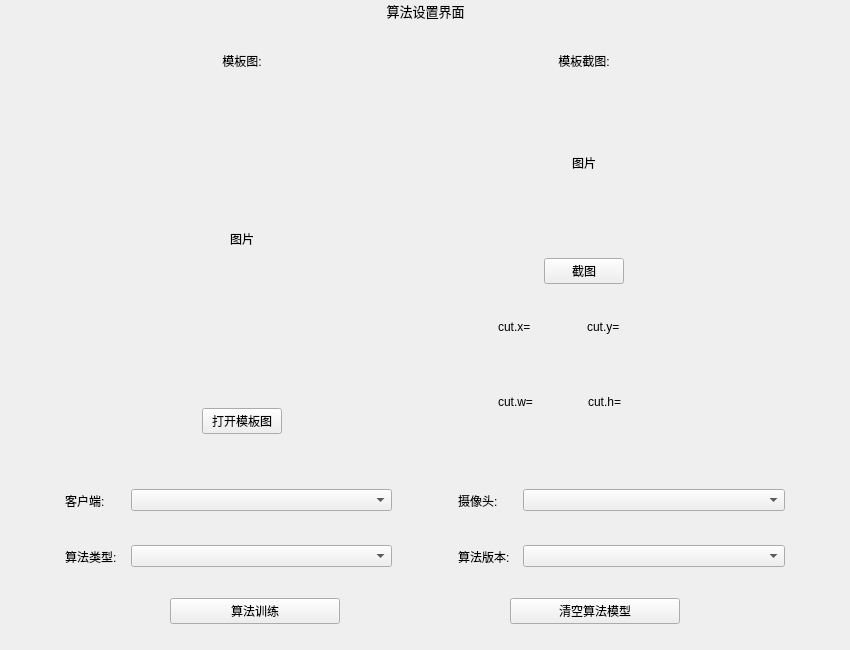
<?xml version="1.0" encoding="UTF-8"?>
<ui version="4.0">
 <class>ui_algorithm_setting</class>
 <widget class="QMainWindow" name="ui_algorithm_setting">
  <property name="geometry">
   <rect>
    <x>0</x>
    <y>0</y>
    <width>850</width>
    <height>650</height>
   </rect>
  </property>
  <property name="windowTitle">
   <string>指示灯识别监控系统</string>
  </property>
  <widget class="QWidget" name="centralwidget">
   <layout class="QVBoxLayout" name="verticalLayout_5" stretch="1,1,20,1,8">
    <property name="spacing">
     <number>0</number>
    </property>
    <property name="leftMargin">
     <number>0</number>
    </property>
    <property name="topMargin">
     <number>0</number>
    </property>
    <property name="rightMargin">
     <number>0</number>
    </property>
    <property name="bottomMargin">
     <number>0</number>
    </property>
    <item>
     <widget class="QWidget" name="ui_algorithm_setting_title_widget" native="true">
      <layout class="QHBoxLayout" name="horizontalLayout" stretch="1,2,1">
       <property name="spacing">
        <number>0</number>
       </property>
       <property name="leftMargin">
        <number>0</number>
       </property>
       <property name="topMargin">
        <number>0</number>
       </property>
       <property name="rightMargin">
        <number>0</number>
       </property>
       <property name="bottomMargin">
        <number>0</number>
       </property>
       <item>
        <spacer name="horizontalSpacer">
         <property name="orientation">
          <enum>Qt::Horizontal</enum>
         </property>
         <property name="sizeHint" stdset="0">
          <size>
           <width>172</width>
           <height>20</height>
          </size>
         </property>
        </spacer>
       </item>
       <item>
        <widget class="QLabel" name="ui_algorithm_setting_title_lab">
         <property name="font">
          <font>
           <pointsize>10</pointsize>
          </font>
         </property>
         <property name="text">
          <string>算法设置界面</string>
         </property>
         <property name="alignment">
          <set>Qt::AlignCenter</set>
         </property>
        </widget>
       </item>
       <item>
        <spacer name="horizontalSpacer_2">
         <property name="orientation">
          <enum>Qt::Horizontal</enum>
         </property>
         <property name="sizeHint" stdset="0">
          <size>
           <width>172</width>
           <height>20</height>
          </size>
         </property>
        </spacer>
       </item>
      </layout>
     </widget>
    </item>
    <item>
     <spacer name="verticalSpacer_7">
      <property name="orientation">
       <enum>Qt::Vertical</enum>
      </property>
      <property name="sizeHint" stdset="0">
       <size>
        <width>20</width>
        <height>18</height>
       </size>
      </property>
     </spacer>
    </item>
    <item>
     <widget class="QWidget" name="ui_algorithm_setting_cut_image_lab" native="true">
      <layout class="QHBoxLayout" name="horizontalLayout_14">
       <item>
        <spacer name="horizontalSpacer_33">
         <property name="orientation">
          <enum>Qt::Horizontal</enum>
         </property>
         <property name="sizeHint" stdset="0">
          <size>
           <width>92</width>
           <height>20</height>
          </size>
         </property>
        </spacer>
       </item>
       <item>
        <widget class="QWidget" name="ui_algorithm_setting_template_show_widget" native="true">
         <layout class="QVBoxLayout" name="verticalLayout" stretch="1,1,20,1,2,1">
          <property name="spacing">
           <number>0</number>
          </property>
          <property name="leftMargin">
           <number>0</number>
          </property>
          <property name="topMargin">
           <number>0</number>
          </property>
          <property name="rightMargin">
           <number>0</number>
          </property>
          <property name="bottomMargin">
           <number>0</number>
          </property>
          <item>
           <widget class="QWidget" name="ui_algorithm_setting_template_title_widget" native="true">
            <layout class="QHBoxLayout" name="horizontalLayout_2" stretch="1,1,1">
             <property name="spacing">
              <number>0</number>
             </property>
             <property name="leftMargin">
              <number>0</number>
             </property>
             <property name="topMargin">
              <number>0</number>
             </property>
             <property name="rightMargin">
              <number>0</number>
             </property>
             <property name="bottomMargin">
              <number>0</number>
             </property>
             <item>
              <spacer name="horizontalSpacer_3">
               <property name="orientation">
                <enum>Qt::Horizontal</enum>
               </property>
               <property name="sizeHint" stdset="0">
                <size>
                 <width>52</width>
                 <height>20</height>
                </size>
               </property>
              </spacer>
             </item>
             <item>
              <widget class="QLabel" name="ui_algorithm_setting_template_title_lab">
               <property name="text">
                <string>模板图:</string>
               </property>
               <property name="alignment">
                <set>Qt::AlignCenter</set>
               </property>
              </widget>
             </item>
             <item>
              <spacer name="horizontalSpacer_4">
               <property name="orientation">
                <enum>Qt::Horizontal</enum>
               </property>
               <property name="sizeHint" stdset="0">
                <size>
                 <width>52</width>
                 <height>20</height>
                </size>
               </property>
              </spacer>
             </item>
            </layout>
           </widget>
          </item>
          <item>
           <spacer name="verticalSpacer_3">
            <property name="orientation">
             <enum>Qt::Vertical</enum>
            </property>
            <property name="sizeHint" stdset="0">
             <size>
              <width>20</width>
              <height>8</height>
             </size>
            </property>
           </spacer>
          </item>
          <item>
           <widget class="QLabel" name="ui_algorithm_setting_template_show_lab">
            <property name="text">
             <string>图片</string>
            </property>
            <property name="alignment">
             <set>Qt::AlignCenter</set>
            </property>
           </widget>
          </item>
          <item>
           <spacer name="verticalSpacer">
            <property name="orientation">
             <enum>Qt::Vertical</enum>
            </property>
            <property name="sizeHint" stdset="0">
             <size>
              <width>20</width>
              <height>8</height>
             </size>
            </property>
           </spacer>
          </item>
          <item>
           <widget class="QWidget" name="ui_algorithm_setting_template_open_widget" native="true">
            <layout class="QHBoxLayout" name="horizontalLayout_3" stretch="1,1,1">
             <property name="spacing">
              <number>0</number>
             </property>
             <property name="leftMargin">
              <number>0</number>
             </property>
             <property name="topMargin">
              <number>0</number>
             </property>
             <property name="rightMargin">
              <number>0</number>
             </property>
             <property name="bottomMargin">
              <number>0</number>
             </property>
             <item>
              <spacer name="horizontalSpacer_5">
               <property name="orientation">
                <enum>Qt::Horizontal</enum>
               </property>
               <property name="sizeHint" stdset="0">
                <size>
                 <width>40</width>
                 <height>20</height>
                </size>
               </property>
              </spacer>
             </item>
             <item>
              <widget class="QPushButton" name="ui_algorithm_setting_template_open_btn">
               <property name="text">
                <string>打开模板图</string>
               </property>
              </widget>
             </item>
             <item>
              <spacer name="horizontalSpacer_6">
               <property name="orientation">
                <enum>Qt::Horizontal</enum>
               </property>
               <property name="sizeHint" stdset="0">
                <size>
                 <width>40</width>
                 <height>20</height>
                </size>
               </property>
              </spacer>
             </item>
            </layout>
           </widget>
          </item>
          <item>
           <spacer name="verticalSpacer_2">
            <property name="orientation">
             <enum>Qt::Vertical</enum>
            </property>
            <property name="sizeHint" stdset="0">
             <size>
              <width>20</width>
              <height>8</height>
             </size>
            </property>
           </spacer>
          </item>
         </layout>
        </widget>
       </item>
       <item>
        <spacer name="horizontalSpacer_34">
         <property name="orientation">
          <enum>Qt::Horizontal</enum>
         </property>
         <property name="sizeHint" stdset="0">
          <size>
           <width>91</width>
           <height>20</height>
          </size>
         </property>
        </spacer>
       </item>
       <item>
        <widget class="QWidget" name="ui_algorithm_setting_template_cut_widget_3" native="true">
         <layout class="QVBoxLayout" name="verticalLayout_3" stretch="10,2,1,2,1">
          <property name="spacing">
           <number>0</number>
          </property>
          <property name="leftMargin">
           <number>0</number>
          </property>
          <property name="topMargin">
           <number>0</number>
          </property>
          <property name="rightMargin">
           <number>0</number>
          </property>
          <property name="bottomMargin">
           <number>0</number>
          </property>
          <item>
           <widget class="QWidget" name="ui_algorithm_setting_template_cut_widget" native="true">
            <layout class="QVBoxLayout" name="verticalLayout_2" stretch="1,1,10,1,2,1">
             <property name="spacing">
              <number>0</number>
             </property>
             <property name="leftMargin">
              <number>0</number>
             </property>
             <property name="topMargin">
              <number>0</number>
             </property>
             <property name="rightMargin">
              <number>0</number>
             </property>
             <property name="bottomMargin">
              <number>0</number>
             </property>
             <item>
              <widget class="QWidget" name="ui_algorithm_setting_template_cut_title_widget" native="true">
               <layout class="QHBoxLayout" name="horizontalLayout_4" stretch="1,1,1">
                <property name="spacing">
                 <number>0</number>
                </property>
                <property name="leftMargin">
                 <number>0</number>
                </property>
                <property name="topMargin">
                 <number>0</number>
                </property>
                <property name="rightMargin">
                 <number>0</number>
                </property>
                <property name="bottomMargin">
                 <number>0</number>
                </property>
                <item>
                 <spacer name="horizontalSpacer_7">
                  <property name="orientation">
                   <enum>Qt::Horizontal</enum>
                  </property>
                  <property name="sizeHint" stdset="0">
                   <size>
                    <width>68</width>
                    <height>20</height>
                   </size>
                  </property>
                 </spacer>
                </item>
                <item>
                 <widget class="QLabel" name="ui_algorithm_setting_template_cut_title_lab">
                  <property name="text">
                   <string>模板截图:</string>
                  </property>
                  <property name="alignment">
                   <set>Qt::AlignCenter</set>
                  </property>
                 </widget>
                </item>
                <item>
                 <spacer name="horizontalSpacer_8">
                  <property name="orientation">
                   <enum>Qt::Horizontal</enum>
                  </property>
                  <property name="sizeHint" stdset="0">
                   <size>
                    <width>68</width>
                    <height>20</height>
                   </size>
                  </property>
                 </spacer>
                </item>
               </layout>
              </widget>
             </item>
             <item>
              <spacer name="verticalSpacer_4">
               <property name="orientation">
                <enum>Qt::Vertical</enum>
               </property>
               <property name="sizeHint" stdset="0">
                <size>
                 <width>20</width>
                 <height>29</height>
                </size>
               </property>
              </spacer>
             </item>
             <item>
              <widget class="QLabel" name="ui_algorithm_setting_template_cut_show_lab">
               <property name="text">
                <string>图片</string>
               </property>
               <property name="alignment">
                <set>Qt::AlignCenter</set>
               </property>
              </widget>
             </item>
             <item>
              <spacer name="verticalSpacer_5">
               <property name="orientation">
                <enum>Qt::Vertical</enum>
               </property>
               <property name="sizeHint" stdset="0">
                <size>
                 <width>20</width>
                 <height>29</height>
                </size>
               </property>
              </spacer>
             </item>
             <item>
              <widget class="QWidget" name="ui_algorithm_setting_template_cut_widget_2" native="true">
               <layout class="QHBoxLayout" name="horizontalLayout_5" stretch="1,1,1">
                <property name="spacing">
                 <number>0</number>
                </property>
                <property name="leftMargin">
                 <number>0</number>
                </property>
                <property name="topMargin">
                 <number>0</number>
                </property>
                <property name="rightMargin">
                 <number>0</number>
                </property>
                <property name="bottomMargin">
                 <number>0</number>
                </property>
                <item>
                 <spacer name="horizontalSpacer_9">
                  <property name="orientation">
                   <enum>Qt::Horizontal</enum>
                  </property>
                  <property name="sizeHint" stdset="0">
                   <size>
                    <width>64</width>
                    <height>20</height>
                   </size>
                  </property>
                 </spacer>
                </item>
                <item>
                 <widget class="QPushButton" name="ui_algorithm_setting_template_cut_btn">
                  <property name="text">
                   <string>截图</string>
                  </property>
                 </widget>
                </item>
                <item>
                 <spacer name="horizontalSpacer_10">
                  <property name="orientation">
                   <enum>Qt::Horizontal</enum>
                  </property>
                  <property name="sizeHint" stdset="0">
                   <size>
                    <width>64</width>
                    <height>20</height>
                   </size>
                  </property>
                 </spacer>
                </item>
               </layout>
              </widget>
             </item>
             <item>
              <spacer name="verticalSpacer_6">
               <property name="orientation">
                <enum>Qt::Vertical</enum>
               </property>
               <property name="sizeHint" stdset="0">
                <size>
                 <width>20</width>
                 <height>29</height>
                </size>
               </property>
              </spacer>
             </item>
            </layout>
           </widget>
          </item>
          <item>
           <widget class="QWidget" name="ui_algorithm_setting_template_cut_parms_widget" native="true">
            <layout class="QHBoxLayout" name="horizontalLayout_6" stretch="0,1,1,0,1,1,0">
             <property name="spacing">
              <number>0</number>
             </property>
             <property name="leftMargin">
              <number>0</number>
             </property>
             <property name="topMargin">
              <number>0</number>
             </property>
             <property name="rightMargin">
              <number>0</number>
             </property>
             <property name="bottomMargin">
              <number>0</number>
             </property>
             <item>
              <spacer name="horizontalSpacer_11">
               <property name="orientation">
                <enum>Qt::Horizontal</enum>
               </property>
               <property name="sizeHint" stdset="0">
                <size>
                 <width>18</width>
                 <height>20</height>
                </size>
               </property>
              </spacer>
             </item>
             <item>
              <widget class="QLabel" name="label">
               <property name="text">
                <string>cut.x=</string>
               </property>
              </widget>
             </item>
             <item>
              <widget class="QLabel" name="ui_algorithm_setting_template_cut_x_lab">
               <property name="text">
                <string/>
               </property>
              </widget>
             </item>
             <item>
              <spacer name="horizontalSpacer_14">
               <property name="orientation">
                <enum>Qt::Horizontal</enum>
               </property>
               <property name="sizeHint" stdset="0">
                <size>
                 <width>28</width>
                 <height>20</height>
                </size>
               </property>
              </spacer>
             </item>
             <item>
              <widget class="QLabel" name="label_2">
               <property name="text">
                <string>cut.y=</string>
               </property>
              </widget>
             </item>
             <item>
              <widget class="QLabel" name="ui_algorithm_setting_template_cut_y_lab">
               <property name="text">
                <string/>
               </property>
              </widget>
             </item>
             <item>
              <spacer name="horizontalSpacer_13">
               <property name="orientation">
                <enum>Qt::Horizontal</enum>
               </property>
               <property name="sizeHint" stdset="0">
                <size>
                 <width>40</width>
                 <height>20</height>
                </size>
               </property>
              </spacer>
             </item>
            </layout>
           </widget>
          </item>
          <item>
           <spacer name="verticalSpacer_9">
            <property name="orientation">
             <enum>Qt::Vertical</enum>
            </property>
            <property name="sizeHint" stdset="0">
             <size>
              <width>18</width>
              <height>16</height>
             </size>
            </property>
           </spacer>
          </item>
          <item>
           <widget class="QWidget" name="ui_algorithm_setting_template_cut_parms_xy_widget" native="true">
            <layout class="QHBoxLayout" name="horizontalLayout_7" stretch="0,1,1,0,1,1,0">
             <property name="spacing">
              <number>0</number>
             </property>
             <property name="leftMargin">
              <number>0</number>
             </property>
             <property name="topMargin">
              <number>0</number>
             </property>
             <property name="rightMargin">
              <number>0</number>
             </property>
             <property name="bottomMargin">
              <number>0</number>
             </property>
             <item>
              <spacer name="horizontalSpacer_12">
               <property name="orientation">
                <enum>Qt::Horizontal</enum>
               </property>
               <property name="sizeHint" stdset="0">
                <size>
                 <width>18</width>
                 <height>20</height>
                </size>
               </property>
              </spacer>
             </item>
             <item>
              <widget class="QLabel" name="label_5">
               <property name="text">
                <string>cut.w=</string>
               </property>
              </widget>
             </item>
             <item>
              <widget class="QLabel" name="ui_algorithm_setting_template_cut_width_lab">
               <property name="text">
                <string/>
               </property>
              </widget>
             </item>
             <item>
              <spacer name="horizontalSpacer_15">
               <property name="orientation">
                <enum>Qt::Horizontal</enum>
               </property>
               <property name="sizeHint" stdset="0">
                <size>
                 <width>28</width>
                 <height>20</height>
                </size>
               </property>
              </spacer>
             </item>
             <item>
              <widget class="QLabel" name="label_7">
               <property name="text">
                <string>cut.h=</string>
               </property>
              </widget>
             </item>
             <item>
              <widget class="QLabel" name="ui_algorithm_setting_template_cut_height_lab">
               <property name="text">
                <string/>
               </property>
              </widget>
             </item>
             <item>
              <spacer name="horizontalSpacer_16">
               <property name="orientation">
                <enum>Qt::Horizontal</enum>
               </property>
               <property name="sizeHint" stdset="0">
                <size>
                 <width>40</width>
                 <height>20</height>
                </size>
               </property>
              </spacer>
             </item>
            </layout>
           </widget>
          </item>
          <item>
           <spacer name="verticalSpacer_10">
            <property name="orientation">
             <enum>Qt::Vertical</enum>
            </property>
            <property name="sizeHint" stdset="0">
             <size>
              <width>18</width>
              <height>16</height>
             </size>
            </property>
           </spacer>
          </item>
         </layout>
        </widget>
       </item>
       <item>
        <spacer name="horizontalSpacer_35">
         <property name="orientation">
          <enum>Qt::Horizontal</enum>
         </property>
         <property name="sizeHint" stdset="0">
          <size>
           <width>92</width>
           <height>20</height>
          </size>
         </property>
        </spacer>
       </item>
      </layout>
     </widget>
    </item>
    <item>
     <spacer name="verticalSpacer_8">
      <property name="orientation">
       <enum>Qt::Vertical</enum>
      </property>
      <property name="sizeHint" stdset="0">
       <size>
        <width>20</width>
        <height>18</height>
       </size>
      </property>
     </spacer>
    </item>
    <item>
     <widget class="QWidget" name="ui_algorithm_setting_device_algorithm_widget" native="true">
      <layout class="QVBoxLayout" name="verticalLayout_4" stretch="2,1,2,1,2,0">
       <property name="spacing">
        <number>0</number>
       </property>
       <property name="leftMargin">
        <number>0</number>
       </property>
       <property name="topMargin">
        <number>0</number>
       </property>
       <property name="rightMargin">
        <number>0</number>
       </property>
       <property name="bottomMargin">
        <number>0</number>
       </property>
       <item>
        <widget class="QWidget" name="ui_algorithm_setting_device_widget" native="true">
         <layout class="QHBoxLayout" name="horizontalLayout_8" stretch="1,1,4,1,1,4,1">
          <property name="spacing">
           <number>0</number>
          </property>
          <property name="leftMargin">
           <number>0</number>
          </property>
          <property name="topMargin">
           <number>0</number>
          </property>
          <property name="rightMargin">
           <number>0</number>
          </property>
          <property name="bottomMargin">
           <number>0</number>
          </property>
          <item>
           <spacer name="horizontalSpacer_19">
            <property name="orientation">
             <enum>Qt::Horizontal</enum>
            </property>
            <property name="sizeHint" stdset="0">
             <size>
              <width>40</width>
              <height>20</height>
             </size>
            </property>
           </spacer>
          </item>
          <item>
           <widget class="QLabel" name="label_3">
            <property name="text">
             <string>客户端:</string>
            </property>
           </widget>
          </item>
          <item>
           <widget class="QComboBox" name="ui_algorithm_setting_client_cmbx"/>
          </item>
          <item>
           <spacer name="horizontalSpacer_18">
            <property name="orientation">
             <enum>Qt::Horizontal</enum>
            </property>
            <property name="sizeHint" stdset="0">
             <size>
              <width>51</width>
              <height>20</height>
             </size>
            </property>
           </spacer>
          </item>
          <item>
           <widget class="QLabel" name="label_4">
            <property name="text">
             <string>摄像头:</string>
            </property>
           </widget>
          </item>
          <item>
           <widget class="QComboBox" name="ui_algorithm_setting_camera_cmbx"/>
          </item>
          <item>
           <spacer name="horizontalSpacer_17">
            <property name="orientation">
             <enum>Qt::Horizontal</enum>
            </property>
            <property name="sizeHint" stdset="0">
             <size>
              <width>51</width>
              <height>20</height>
             </size>
            </property>
           </spacer>
          </item>
         </layout>
        </widget>
       </item>
       <item>
        <spacer name="verticalSpacer_11">
         <property name="orientation">
          <enum>Qt::Vertical</enum>
         </property>
         <property name="sizeHint" stdset="0">
          <size>
           <width>20</width>
           <height>10</height>
          </size>
         </property>
        </spacer>
       </item>
       <item>
        <widget class="QWidget" name="ui_algorithm_setting_algorithm_widget_3" native="true">
         <layout class="QHBoxLayout" name="horizontalLayout_9" stretch="1,1,4,1,1,4,1">
          <property name="spacing">
           <number>0</number>
          </property>
          <property name="leftMargin">
           <number>0</number>
          </property>
          <property name="topMargin">
           <number>0</number>
          </property>
          <property name="rightMargin">
           <number>0</number>
          </property>
          <property name="bottomMargin">
           <number>0</number>
          </property>
          <item>
           <spacer name="horizontalSpacer_20">
            <property name="orientation">
             <enum>Qt::Horizontal</enum>
            </property>
            <property name="sizeHint" stdset="0">
             <size>
              <width>40</width>
              <height>20</height>
             </size>
            </property>
           </spacer>
          </item>
          <item>
           <widget class="QLabel" name="label_6">
            <property name="text">
             <string>算法类型:</string>
            </property>
           </widget>
          </item>
          <item>
           <widget class="QComboBox" name="ui_algorithm_setting_algorithm_type_cmbx"/>
          </item>
          <item>
           <spacer name="horizontalSpacer_21">
            <property name="orientation">
             <enum>Qt::Horizontal</enum>
            </property>
            <property name="sizeHint" stdset="0">
             <size>
              <width>23</width>
              <height>20</height>
             </size>
            </property>
           </spacer>
          </item>
          <item>
           <widget class="QLabel" name="label_8">
            <property name="text">
             <string>算法版本:</string>
            </property>
           </widget>
          </item>
          <item>
           <widget class="QComboBox" name="ui_algorithm_setting_algorithm_version_cmbx"/>
          </item>
          <item>
           <spacer name="horizontalSpacer_22">
            <property name="orientation">
             <enum>Qt::Horizontal</enum>
            </property>
            <property name="sizeHint" stdset="0">
             <size>
              <width>22</width>
              <height>20</height>
             </size>
            </property>
           </spacer>
          </item>
         </layout>
        </widget>
       </item>
       <item>
        <spacer name="verticalSpacer_12">
         <property name="orientation">
          <enum>Qt::Vertical</enum>
         </property>
         <property name="sizeHint" stdset="0">
          <size>
           <width>20</width>
           <height>10</height>
          </size>
         </property>
        </spacer>
       </item>
       <item>
        <widget class="QWidget" name="ui_algorithm_setting_algorithm_widget" native="true">
         <layout class="QHBoxLayout" name="horizontalLayout_10" stretch="2,2,2,2,2">
          <property name="spacing">
           <number>0</number>
          </property>
          <property name="leftMargin">
           <number>0</number>
          </property>
          <property name="topMargin">
           <number>0</number>
          </property>
          <property name="rightMargin">
           <number>0</number>
          </property>
          <property name="bottomMargin">
           <number>0</number>
          </property>
          <item>
           <spacer name="horizontalSpacer_23">
            <property name="orientation">
             <enum>Qt::Horizontal</enum>
            </property>
            <property name="sizeHint" stdset="0">
             <size>
              <width>230</width>
              <height>20</height>
             </size>
            </property>
           </spacer>
          </item>
          <item>
           <widget class="QPushButton" name="ui_algorithm_setting_algorithm_test_btn">
            <property name="text">
             <string>算法训练</string>
            </property>
           </widget>
          </item>
          <item>
           <spacer name="horizontalSpacer_25">
            <property name="orientation">
             <enum>Qt::Horizontal</enum>
            </property>
            <property name="sizeHint" stdset="0">
             <size>
              <width>40</width>
              <height>20</height>
             </size>
            </property>
           </spacer>
          </item>
          <item>
           <widget class="QPushButton" name="ui_algorithm_setting_algorithm_clear_btn">
            <property name="text">
             <string>清空算法模型</string>
            </property>
           </widget>
          </item>
          <item>
           <spacer name="horizontalSpacer_24">
            <property name="orientation">
             <enum>Qt::Horizontal</enum>
            </property>
            <property name="sizeHint" stdset="0">
             <size>
              <width>230</width>
              <height>20</height>
             </size>
            </property>
           </spacer>
          </item>
         </layout>
        </widget>
       </item>
       <item>
        <spacer name="verticalSpacer_16">
         <property name="orientation">
          <enum>Qt::Vertical</enum>
         </property>
         <property name="sizeHint" stdset="0">
          <size>
           <width>20</width>
           <height>20</height>
          </size>
         </property>
        </spacer>
       </item>
      </layout>
     </widget>
    </item>
   </layout>
  </widget>
 </widget>
 <resources/>
 <connections/>
</ui>
